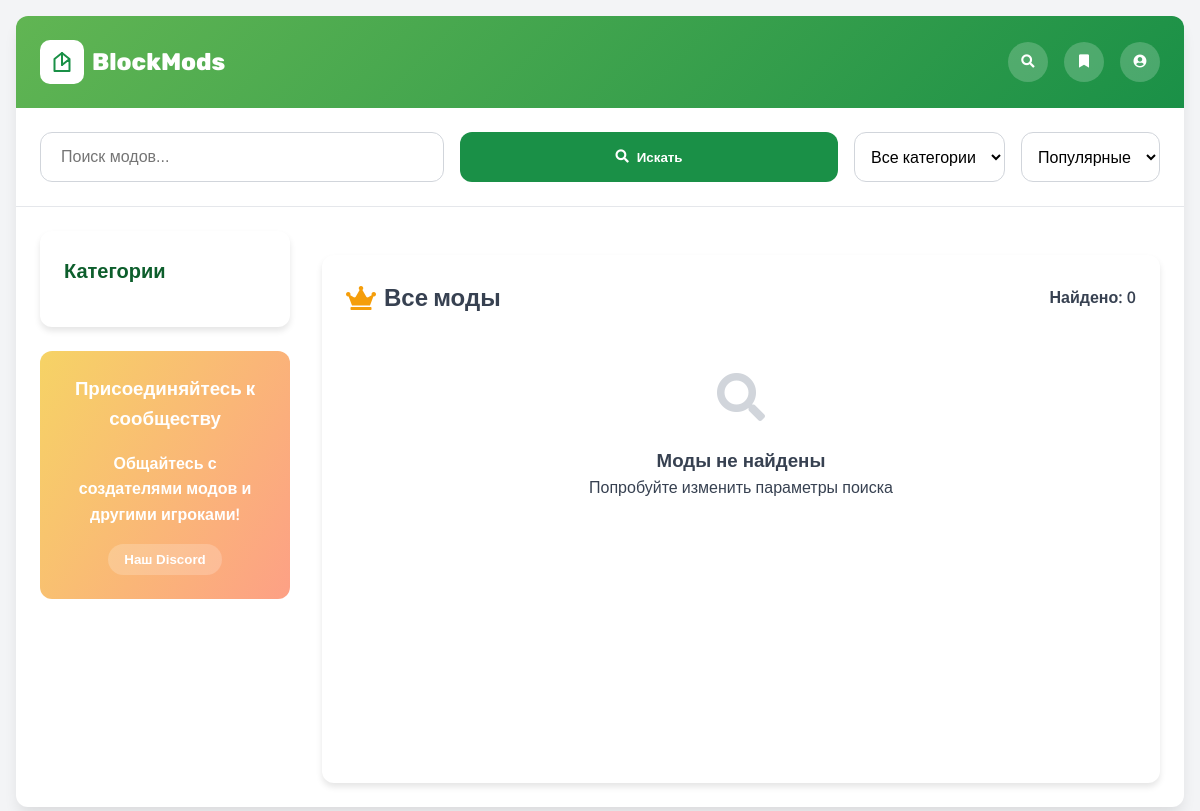
/, run on an earlier commit of the app's database.
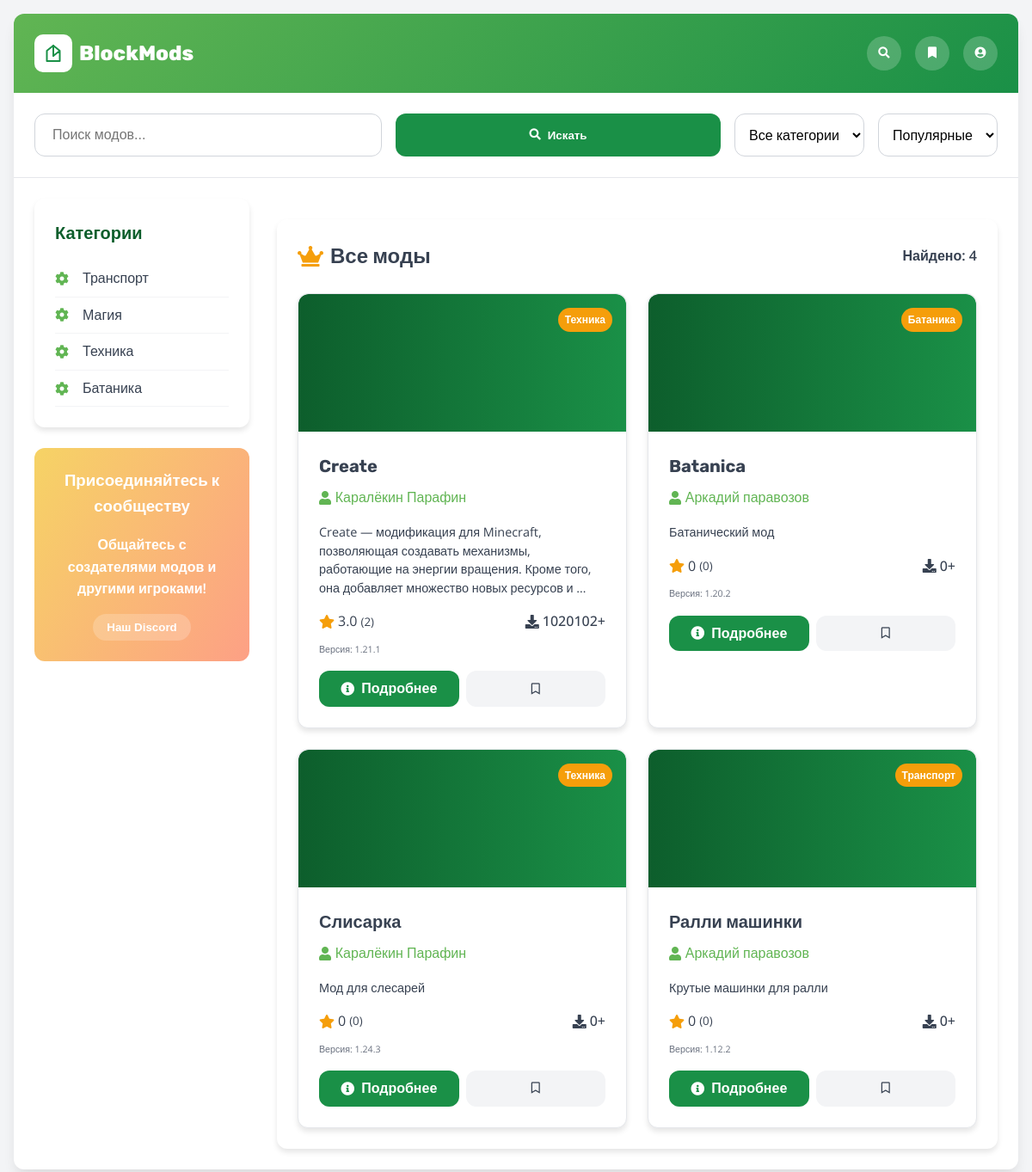
And on a later commit of the database.
### mscar_app/models.py (models this page shows, shortened)
class Category(models.Model):
    name = models.CharField(max_length=100)
    class Meta:
        verbose_name = 'Категория'
        verbose_name_plural = 'Категории'

class Mod(models.Model):
    title = models.CharField(max_length=200)
    description = models.TextField()
    current_version = models.CharField(max_length=20)
    category = models.ForeignKey(Category, on_delete=models.CASCADE)
    author = models.ForeignKey(Author, on_delete=models.CASCADE)
    downloads = models.PositiveIntegerField(default=0)
    class Meta:
        verbose_name = 'Мод'
        verbose_name_plural = 'Моды'
    @property
    def average_rating(self):
        reviews = self.review_set.all()
        if reviews:
            return round(sum(review.rating for review in reviews) / len(reviews), 1)
        return 0
    @property
    def total_reviews(self):
        return self.review_set.count()

class Author(models.Model):
    username = models.CharField(max_length=50)
    email = models.EmailField()
    class Meta:
        verbose_name = 'Автор'
        verbose_name_plural = 'Авторы'

class Review(models.Model):
    mod = models.ForeignKey(Mod, on_delete=models.CASCADE)
    author_name = models.CharField(max_length=100)
    rating = models.PositiveSmallIntegerField(
        validators=[MinValueValidator(1), MaxValueValidator(5)],
        help_text="Оценка от 1 до 5 звезд"
    )
    text = models.TextField(verbose_name="Текст отзыва")
    created_at = models.DateTimeField(auto_now_add=True)
    class Meta:
        verbose_name = 'Отзыв'
        verbose_name_plural = 'Отзывы'
        ordering = ['-created_at']

### mscar_app/views.py (the view)
# urls.py: path('', views.mod_list, name='mod_list'),
def mod_list(request):
    categories = Category.objects.all()
    mods = Mod.objects.all()
    category_id = request.GET.get('category')
    if category_id:
        mods = mods.filter(category_id=category_id)
    search_query = request.GET.get('q')
    if search_query:
        mods = mods.filter(title__icontains=search_query)
    sort_by = request.GET.get('sort', 'rating')
    if sort_by == 'rating':
        mods = sorted(mods, key=lambda x: x.average_rating, reverse=True)
    elif sort_by == 'popular':
        mods = mods.order_by('-downloads')
    elif sort_by == 'new':
        mods = mods.order_by('-id')
    context = {
        'mods': mods,
        'categories': categories,
    }
    return render(request, 'mscar_app/mod_list.html', context)

### mscar_app/templates/mscar_app/mod_list.html (shortened to what this page needs)
{% extends "mscar_app/base.html" %}
{% load static %}
{% block content %}
<div class="mods-grid">
    <div class="featured-section">
        <div class="section-header">
            <h2 class="section-title">
                <i class="fas fa-crown" style="color: #f59e0b;"></i>
                {% if request.GET.category %}Моды: {{ category_name }}{% else %}Все моды{% endif %}
            </h2>
            <span class="mods-count">Найдено: {{ mods|length }}</span>
        </div>
        <div class="featured-mods">
            {% for mod in mods %}
            <div class="mod-card">
                <div class="mod-header">
                    <div class="mod-image" style="background: linear-gradient(to right, #0d5e2c, #1a9047);"></div>
                    <span class="mod-badge">{{ mod.category.name }}</span>
                </div>
                <div class="mod-content">
                    <h3 class="mod-title">{{ mod.title }}</h3>
                    <div class="mod-author">
                        <i class="fas fa-user"></i>
                        {{ mod.author.username }}
                    </div>
                    <p class="mod-description">
                        {{ mod.description|truncatewords:20 }}
                    </p>
                    <div class="mod-stats">
                        <div class="rating">
                            <i class="fas fa-star star-icon"></i>
                            <span>{{ mod.average_rating }}</span>
                            <small>({{ mod.total_reviews }})</small>
                        </div>
                        <div class="downloads">
                            <i class="fas fa-download"></i>
                            <span>{{ mod.downloads }}+</span>
                        </div>
                    </div>
                    <div class="mod-version">
                        <small>Версия: {{ mod.current_version }}</small>
                    </div>
                    <div class="mod-actions">
                        <a href="{% url 'mscar_app:mod_detail' mod.id %}" class="action-btn primary-btn">
                            <i class="fas fa-info-circle"></i> Подробнее
                        </a>
                        <button class="action-btn secondary-btn">
                            <i class="far fa-bookmark"></i>
                        </button>
                    </div>
                </div>
            </div>
            {% empty %}
            <div class="no-mods">
                <i class="fas fa-search fa-3x"></i>
                <h3>Моды не найдены</h3>
                <p>Попробуйте изменить параметры поиска</p>
            </div>
            {% endfor %}
        </div>
    </div>
</div>
{% endblock %}

### mscar_app/templates/mscar_app/base.html (shortened to what this page needs)
<!DOCTYPE html>
{% load static %}
<html lang="ru">
<head>
    <link rel="stylesheet" href="https://cdnjs.cloudflare.com/ajax/libs/font-awesome/5.15.4/css/all.min.css">
    <link rel="stylesheet" href="{% static 'css/style.css' %}">
</head>
<body>
    <div class="page-container">
        <div class="header">
            <div class="logo">
                <div class="logo-icon">
                </div>
                <h1 class="logo-text">BlockMods</h1>
            </div>
            <div class="user-controls">
                <button class="icon-btn">
                    <i class="fas fa-search"></i>
                </button>
                <button class="icon-btn">
                    <i class="fas fa-bookmark"></i>
                </button>
                <button class="icon-btn">
                    <i class="fas fa-user-circle"></i>
                </button>
            </div>
        </div>
        <div class="search-section">
            <div class="search-box">
                <form method="GET" action="{% url 'mscar_app:mod_list' %}" class="search-form">
                    <input type="text" class="search-input" name="q" placeholder="Поиск модов..." value="{{ request.GET.q }}">
                    <button type="submit" class="action-btn primary-btn">
                        <i class="fas fa-search"></i> Искать
                    </button>
                    <select class="filter-select" name="category">
                        <option value="">Все категории</option>
                    </select>
                    <select class="filter-select" name="sort">
                        <option value="popular">Популярные</option>
                    </select>
                </form>
            </div>
        </div>
        <div class="main-content">
            {% block sidebar %}
            <div class="sidebar">
                <div class="category-card">
                    <h2 class="category-title">Категории</h2>
                    <ul class="category-list">
                        {% for category in categories %}
                        <li class="category-item">
                            <div class="category-icon">
                                <i class="fas fa-cog"></i>
                            </div>
                            <a href="{% url 'mscar_app:mod_list' %}?category={{ category.id }}">{{ category.name }}</a>
                        </li>
                        {% endfor %}
                    </ul>
                </div>
                <div class="community-card">
                    <h3 class="community-title">Присоединяйтесь к сообществу</h3>
                    <p>Общайтесь с создателями модов и другими игроками!</p>
                    <button class="community-btn">Наш Discord</button>
                </div>
            </div>
            {% endblock %}
            {% block content %}
            {% endblock %}
        </div>
    </div>
</body>
</html>

What changed in the data, as far as the page shows it:
added Category: name "Транспорт"
added Category: name "Магия"
added Category: name "Техника"
added Category: name "Батаника"
added Mod: category.name "Техника", title "Create", author.username "Каралёкин Парафин", description "Create — модификация для Minecraft, позволяющая создавать механизмы, работающие на энергии вращения. Кроме того, она добавляет множество новых ресурсов и …", average_rating "3.0", total_reviews "2", downloads "1020102", current_version "1.21.1"
added Mod: category.name "Батаника", title "Batanica", author.username "Аркадий паравозов", description "Батанический мод", average_rating "0", total_reviews "0", downloads "0", current_version "1.20.2"
added Mod: category.name "Техника", title "Слисарка", author.username "Каралёкин Парафин", description "Мод для слесарей", average_rating "0", total_reviews "0", downloads "0", current_version "1.24.3"
added Mod: category.name "Транспорт", title "Ралли машинки", author.username "Аркадий паравозов", description "Крутые машинки для ралли", average_rating "0", total_reviews "0", downloads "0", current_version "1.12.2"
Also different on the page:
{{ mods|length }}: "0" → "4"
text no longer shown: "Моды не найдены Попробуйте изменить параметры поиска"
